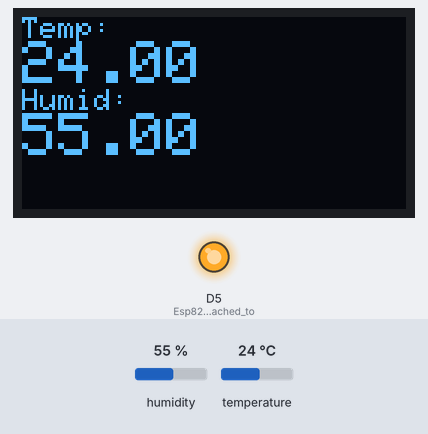
This sketch was run on a simulated ESP8266 (Wemos D1 mini). On the bench: 128×64 one-colour display, output pins drawn as LEDs (lit = HIGH). The test bench sets the inputs (shaded band); at power-on: humidity 55 %, temperature 24 °C. The display library's start-up logo is not drawn. At 6.3 s the program puts the board to deep sleep or switches it off; the recording ends there.

Above: at 1.4 s.
Timing chart, 0 to 6.3 s (numbered marks = the images above):
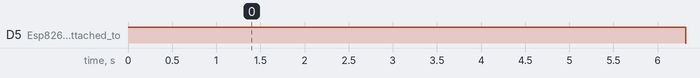

The sketch:

app.ino
```cpp
#include <Wire.h>
#include <Adafruit_GFX.h>
#include <Adafruit_SSD1306.h>
#include <WEMOS_SHT3X.h>
#include <ESP8266WiFi.h>

#define OLED_RESET 0 // GPIO0
Adafruit_SSD1306 display(OLED_RESET);

SHT3X sht30(0x45);

void setup()
{
    WiFi.mode(WIFI_AP_STA);
    pinMode(D5, OUTPUT); // Esp8266 D5 is attached to the Vin pin on the OLED, so that we can turn the display off before going to deepsleep

    powerOnDisplay();

    initializeDisplay();
    displaySensorData();
    powerOffDisplay();

    ESP.deepSleep(10000000, WAKE_RF_DISABLED);
    delay(100);
}

void loop()
{
}

void powerOnDisplay()
{
    digitalWrite(D5, HIGH); //turn the display ON
    delay(200);             // introduce a slight delay for display to turn on properly
}

void powerOffDisplay()
{
    digitalWrite(D5, LOW);
}

void initializeDisplay()
{
    display.begin(SSD1306_SWITCHCAPVCC, 0x3C); // I2C address of the display us 0x3C
    display.display();
    delay(1000);
    display.clearDisplay();
    display.setTextSize(1);
    display.setCursor(0, 0);
    display.setTextColor(WHITE);
}

void displaySensorData()
{
    if (sht30.get() == 0)
    {
        display.println("Temp: ");
        display.setTextSize(2);
        display.println(sht30.cTemp);

        display.setTextSize(1);
        display.println("Humid: ");
        display.setTextSize(2);
        display.println(sht30.humidity);
    }
    else
    {
        display.println("Error!");
    }

    display.display();
    delay(5000);
}

void gotoDeepSleep()
{
}
```

Measured:
- by itself, D5 (Esp8266_D5_is_attached_to): LOW → HIGH at 0.00 s, → LOW 6.3 s later
